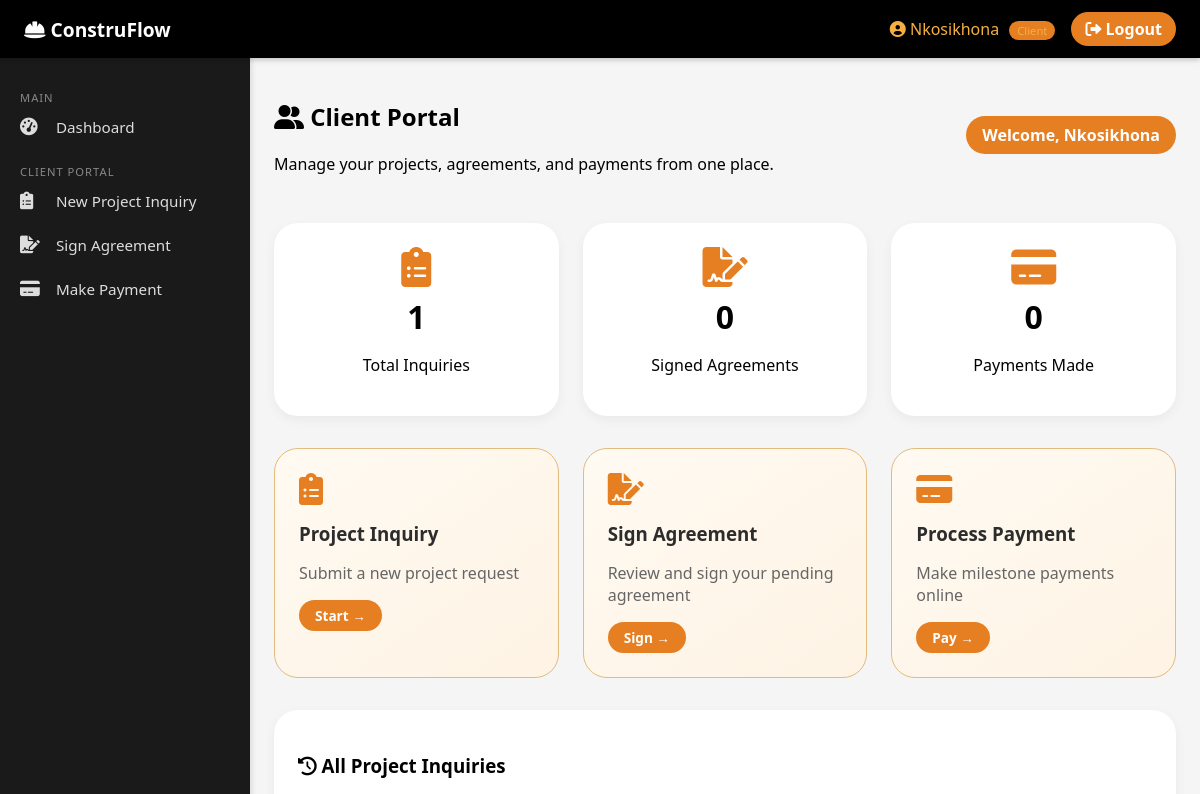
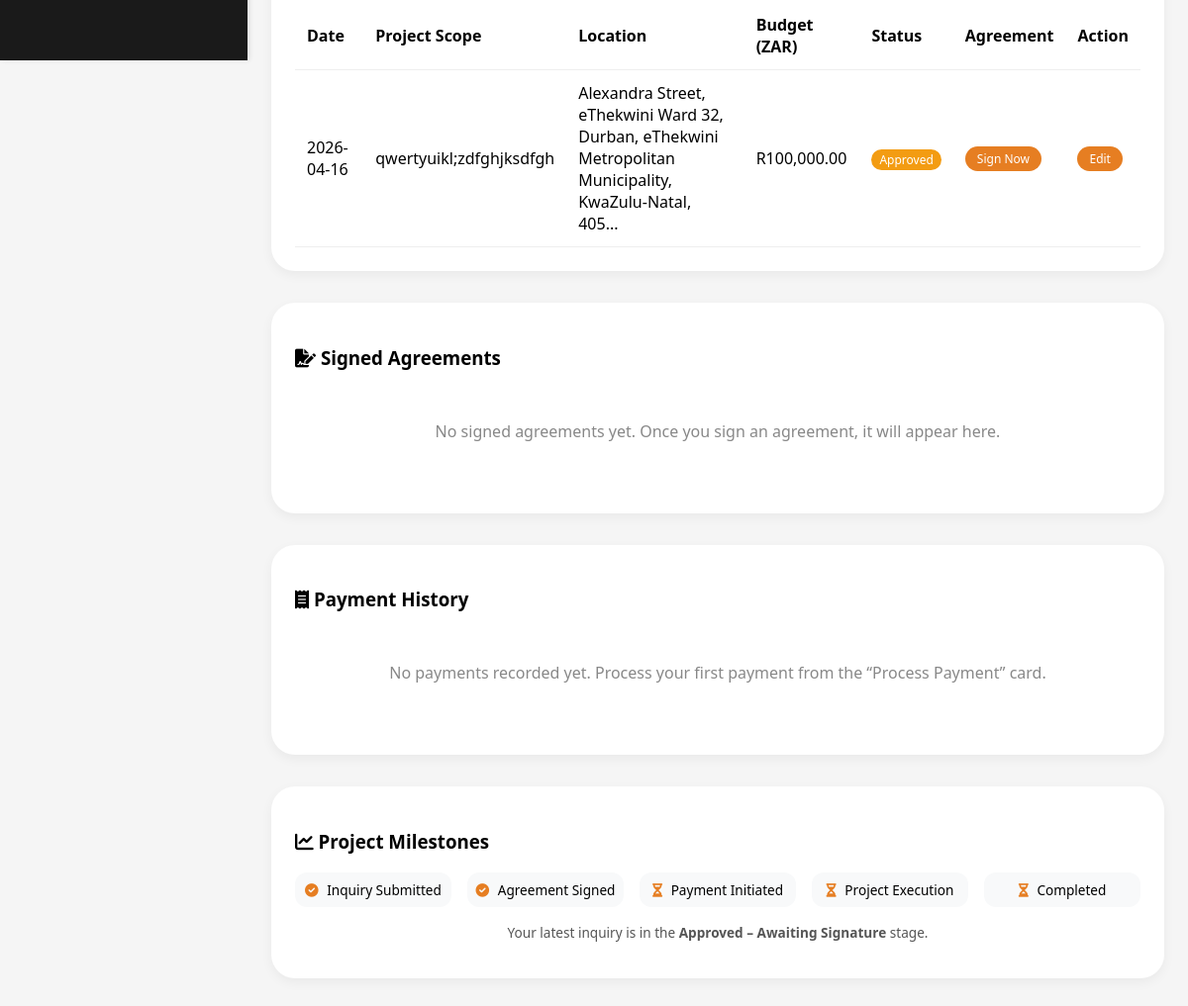
/dashboard (signed in), run on the app's committed database (2 pictures, top to bottom).
### tables this page shows
CREATE TABLE users (
                id TEXT PRIMARY KEY,
                username TEXT UNIQUE NOT NULL,
                email TEXT UNIQUE NOT NULL,
                password TEXT NOT NULL,
                role TEXT NOT NULL,
                employee_type TEXT,
                employee_number TEXT,
                pm_code TEXT,
                assigned_tasks TEXT
            );

CREATE TABLE project_inquiries (
                id TEXT PRIMARY KEY,
                user_id TEXT,
                timestamp TEXT,
                project_scope TEXT,
                location TEXT,
                budget REAL,
                deadline TEXT,
                client_name TEXT,
                client_email TEXT,
                project_details TEXT,
                sketches TEXT,
                site_photos TEXT,
                status TEXT
            , client_phone TEXT, project_type TEXT, floors INTEGER, area_sqm REAL, soil_type TEXT, ai_estimated_area REAL, payment_milestone TEXT, env_impact INTEGER DEFAULT 0);

### app.py (the view, shortened to what this page needs)
@app.route('/dashboard')
def dashboard():
    if not login_required():
        return redirect(url_for('login'))
    user = get_current_user()
    db = get_db()
    all_users = db.execute("SELECT * FROM users").fetchall()
    all_inquiries = get_inquiries()
    all_boqs = db.execute("SELECT * FROM boq_submissions").fetchall()
    all_orders = db.execute("SELECT * FROM purchase_orders").fetchall()
    all_payments = db.execute("SELECT * FROM payments").fetchall()
    all_site_surveys = db.execute("""
        SELECT site_surveys.*, users.username AS submitted_by
        FROM site_surveys
        LEFT JOIN users ON users.id = site_surveys.user_id
        ORDER BY site_surveys.created_at DESC
    """).fetchall()
    all_safety_audits = db.execute("SELECT * FROM safety_audits ORDER BY created_at DESC").fetchall()
    if user['role'] == 'admin':
        stats = {
            "total_users": len(all_users),
            "project_managers": len([u for u in all_users if u["role"] == "project_manager"]),
            "clients": len([u for u in all_users if u["role"] == "client"]),
            "employees": len([u for u in all_users if u["role"] == "employee"]),
            "total_inquiries": len(all_inquiries),
            "total_boqs": len(all_boqs),
            "total_orders": len(all_orders),
            "total_payments": len(all_payments)
        }
        return render_template("admin_dashboard.html",
                               stats=stats,
                               users=all_users,
                               inquiries=all_inquiries,
                               pending_inquiries=[i for i in all_inquiries if i["status"] == "pending_review"],
                               site_surveys=all_site_surveys,
                               safety_audits=all_safety_audits,
                               current_user=user)
    elif user['role'] == 'client':
        my_inquiries = [dict(i) for i in all_inquiries if i["client_email"] == user["email"] or i["user_id"] == user["id"]]
        my_agreements = db.execute("SELECT * FROM agreements WHERE client_email = ? ORDER BY created_at DESC", (user["email"],)).fetchall()
        my_payments = db.execute("SELECT * FROM payments WHERE user_id = ? ORDER BY created_at DESC", (user["id"],)).fetchall()
        return render_template("client_dashboard.html",
                               inquiries=my_inquiries,
                               agreements=my_agreements,
                               payments=my_payments,
                               current_user=user)
    else:
        return redirect(url_for('login'))

### Templates/client_dashboard.html (shortened to what this page needs)
{% extends "base.html" %}
{% block content %}
<div class="client-dashboard">
    <div class="dashboard-header">
        <div>
            <h2><i class="fas fa-user-friends"></i> Client Portal</h2>
            <p>Manage your projects, agreements, and payments from one place.</p>
        </div>
        <div class="header-badge">
            <span class="badge">Welcome, {{ current_user.username if current_user else 'Client' }}</span>
        </div>
    </div>
    {% set inquiries = inquiries or [] %}
    {% set agreements = agreements or [] %}
    {% set payments = payments or [] %}
    {% set signed_agreements = agreements|selectattr("status", "equalto", "signed")|list %}
    {% set pending_agreement = agreements|selectattr("status", "equalto", "pending")|first %}
    <div class="stats-grid">
        <div class="stat-card">
            <i class="fas fa-clipboard-list"></i>
            <h3>{{ inquiries|length }}</h3>
            <p>Total Inquiries</p>
        </div>
        <div class="stat-card">
            <i class="fas fa-file-signature"></i>
            <h3>{{ signed_agreements|length }}</h3>
            <p>Signed Agreements</p>
        </div>
        <div class="stat-card">
            <i class="fas fa-credit-card"></i>
            <h3>{{ payments|length }}</h3>
            <p>Payments Made</p>
        </div>
    </div>
    <div class="actions-grid">
        <a href="{{ url_for('project_inquiry') }}" class="action-card">
            <i class="fas fa-clipboard-list"></i>
            <h3>Project Inquiry</h3>
            <p>Submit a new project request</p>
            <span class="action-btn">Start →</span>
        </a>
        <a href="{{ url_for('sign_agreement', token=pending_agreement.signature_token) if pending_agreement else url_for('project_inquiry') }}" class="action-card">
            <i class="fas fa-file-signature"></i>
            <h3>Sign Agreement</h3>
            <p>{% if pending_agreement %}Review and sign your pending agreement{% else %}No pending agreements – start a new inquiry{% endif %}</p>
            <span class="action-btn">{% if pending_agreement %}Sign →{% else %}Inquiry →{% endif %}</span>
        </a>
        <a href="{{ url_for('payments') }}" class="action-card">
            <i class="fas fa-credit-card"></i>
            <h3>Process Payment</h3>
            <p>Make milestone payments online</p>
            <span class="action-btn">Pay →</span>
        </a>
    </div>
    <div class="dashboard-section">
        <h3><i class="fas fa-history"></i> All Project Inquiries</h3>
        {% if inquiries %}
        <div class="table-responsive">
            <table class="data-table">
                <thead>
                    <tr><th>Date</th><th>Project Scope</th><th>Location</th><th>Budget (ZAR)</th><th>Status</th><th>Agreement</th><th>Action</th></tr>
                </thead>
                <tbody>
                    {% for inv in inquiries %}
                    {% set agreement = agreements|selectattr("inquiry_id", "equalto", inv.id)|first %}
                    <tr>
                        <td>{{ inv.timestamp[:10] if inv.timestamp else '—' }}</td>
                        <td>{{ inv.project_scope[:60] }}{% if inv.project_scope|length > 60 %}...{% endif %}</td>
                        <td>{{ inv.location }}</td>
                        <td>R{{ "{:,.2f}".format(inv.budget|float) }}</td>
                        <td><span class="status-badge {{ inv.status }}">{{ inv.status|replace('_', ' ')|title if inv.status else 'Draft' }}</span></td>
                        <td>
                            {% if agreement %}
                                {% if agreement.status == 'pending' %}
                                    <a href="{{ url_for('sign_agreement', token=agreement.signature_token) }}" class="btn-sign">Sign Now</a>
                                {% else %}
                                    <span class="status-signed">✓ Signed on {{ agreement.signed_at[:10] if agreement.signed_at else '—' }}</span>
                                {% endif %}
                            {% else %}
                                <span class="status-pending">Not generated</span>
                            {% endif %}
                        </td>
                        <td><a href="{{ url_for('edit_inquiry', inquiry_id=inv.id) }}" class="btn-sign">Edit</a></td>
                    </tr>
                    {% endfor %}
                </tbody>
            </table>
        </div>
        {% else %}
        <p class="empty-message">No inquiries yet. <a href="{{ url_for('project_inquiry') }}">Create your first project inquiry</a>.</p>
        {% endif %}
    </div>
    <div class="dashboard-section">
        <h3><i class="fas fa-file-signature"></i> Signed Agreements</h3>
        {% if signed_agreements %}
        <div class="table-responsive">
            <table class="data-table">
                <thead><tr><th>Contract Title</th><th>Signed Date</th><th>Budget (ZAR)</th><th>Document</th></tr></thead>
                <tbody>
                    {% for ag in signed_agreements %}
                    <tr>
                        <td>{{ ag.contract_title or (ag.project_scope[:50] if ag.project_scope else 'Agreement') }}</td>
                        <td>{{ ag.signed_at[:10] if ag.signed_at else '—' }}</td>
                        <td>R{{ "{:,.2f}".format(ag.budget|float) }}</td>
                        <td>{% if ag.pm_signed_file %}<a href="{{ url_for('uploaded_file', filename=ag.pm_signed_file) }}" target="_blank">Download PDF</a>{% else %}—{% endif %}</td>
                    </tr>
                    {% endfor %}
                </tbody>
            </table>
        </div>
        {% else %}
        <p class="empty-message">No signed agreements yet. Once you sign an agreement, it will appear here.</p>
        {% endif %}
    </div>
    <div class="dashboard-section">
        <h3><i class="fas fa-receipt"></i> Payment History</h3>
        {% if payments %}
        <div class="table-responsive">
            <table class="data-table">
                <thead><tr><th>Date</th><th>Milestone</th><th>Amount (ZAR)</th><th>Method</th><th>Status</th></tr></thead>
                <tbody>
                    {% for pmt in payments %}
                    <tr>
                        <td>{{ pmt.created_at[:10] if pmt.created_at else '—' }}</td>
                        <td>{{ pmt.milestone }}</td>
                        <td>R{{ "{:,.2f}".format(pmt.amount|float) }}</td>
                        <td>{{ pmt.payment_method|replace('_', ' ')|title if pmt.payment_method else '—' }}</td>
                        <td><span class="status-badge">{{ pmt.status|title if pmt.status else 'Pending' }}</span></td>
                    </tr>
                    {% endfor %}
                </tbody>
            </table>
        </div>
        {% else %}
        <p class="empty-message">No payments recorded yet. Process your first payment from the “Process Payment” card.</p>
        {% endif %}
    </div>
    <div class="dashboard-section">
        <h3><i class="fas fa-chart-line"></i> Project Milestones</h3>
        <div class="milestone-progress">
            <div class="milestone-step"><i class="fas fa-check-circle"></i> Inquiry Submitted</div>
            <div class="milestone-step"><i class="fas fa-check-circle"></i> Agreement Signed</div>
            <div class="milestone-step"><i class="fas fa-hourglass-half"></i> Payment Initiated</div>
            <div class="milestone-step"><i class="fas fa-hourglass-half"></i> Project Execution</div>
            <div class="milestone-step"><i class="fas fa-hourglass-half"></i> Completed</div>
        </div>
        <p class="milestone-note">
            Your latest inquiry is in the
            <strong>
                {% set latest = inquiries|first if inquiries else None %}
                {% if latest and latest.status == 'agreement_signed' %}
                    Agreement Signed
                {% elif latest and latest.status == 'approved' %}
                    Approved – Awaiting Signature
                {% elif latest and latest.status == 'pending_review' %}
                    Pending Review
                {% else %}
                    Awaiting Signature
                {% endif %}
            </strong> stage.
        </p>
    </div>
</div>
{% endblock %}

### Templates/base.html (shortened to what this page needs)
<!DOCTYPE html>
<html lang="en">
<head>
    <link rel="stylesheet" href="https://cdnjs.cloudflare.com/ajax/libs/font-awesome/6.0.0-beta3/css/all.min.css">
</head>
<body>
{% if current_user %}
<div class="navbar">
    <div class="navbar-left">
        <i class="fas fa-hard-hat"></i> ConstruFlow
    </div>
    <div class="navbar-right">
        <span class="user-box">
            <i class="fas fa-user-circle"></i> {{ current_user.username }}
            <span class="role-badge">{{ current_user.role|replace('_', ' ')|title }}</span>
        </span>
        <a href="/logout" class="logout-btn"><i class="fas fa-sign-out-alt"></i> Logout</a>
    </div>
</div>
<div class="sidebar">
    <div class="nav-section">MAIN</div>
    <a href="/dashboard"><i class="fas fa-tachometer-alt"></i> Dashboard</a>
    {% if current_user.role == 'admin' %}
        <div class="nav-section">ADMIN</div>
        <a href="/users"><i class="fas fa-users-cog"></i> User Management</a>
        <a href="/dashboard?view=all"><i class="fas fa-chart-line"></i> All Submissions</a>
    {% elif current_user.role == 'client' %}
        <div class="nav-section">CLIENT PORTAL</div>
        <a href="/project_inquiry"><i class="fas fa-clipboard-list"></i> New Project Inquiry</a>
        <a href="/client/sign_agreement"><i class="fas fa-file-signature"></i> Sign Agreement</a>
        <a href="/payments"><i class="fas fa-credit-card"></i> Make Payment</a>
    {% endif %}
</div>
{% endif %}
<div class="content {% if not current_user %}public-mode{% endif %}">
    {% block content %}{% endblock %}
</div>
</body>
</html>

### data on the page
users: username "Nkosikhona", role "Client"
project_inquiries: timestamp "2026-04-16", project_scope "qwertyuikl;zdfghjksdfgh", location "Alexandra Street, eThekwini Ward 32, Durban, eThekwini Metropolitan Municipality, KwaZulu-Natal, 405...", budget "100,000.00", status "Approved"

### other printed values
{{ inquiries|length }} "1"
{{ signed_agreements|length }} "0"
{{ payments|length }} "0"
